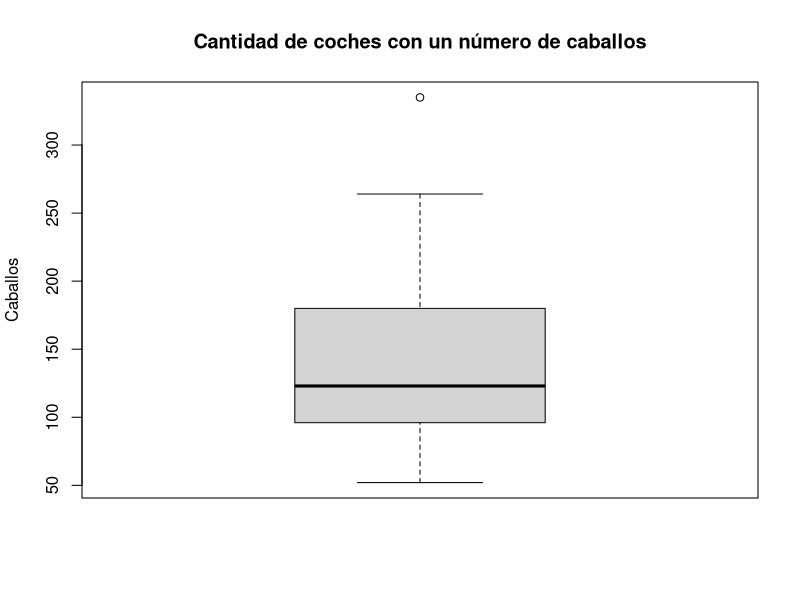

Write the R code that produced this figure. (Note: this script raises an error after producing the figure.)
#BOXPLOT 

boxplot(mtcars$hp,
        ylab="Caballos",
        main="Cantidad de coches con un número de caballos")
#Vemos que hay un outlier. Significa que hay un coche que tiene muchos caballos
#a diferencia de los demás coches
#Si nos vamos a la tabla y ordenamos los caballos 'hp' de menor a mayor, 
#vemos que hay un Maserati con 335 caballos.

#Libreria ggplot

ggplot(mtcars, aes(x=as.factor(cyl), y=hp, fill=cyl))+
  geom_boxplot(alpha=0.6)+   #alpha para cambiar el color de las cajas
  labs(x="cilindros", y="caballos",
       title= "Caballos en los coches")+
  theme(legend.position = "none")+
  theme(panel.background = element_blank(),
        panel.grid.major = element_blank(),
        panel.grid.minor = element_blank())
#Solo nos sale un boxplot porque necesitamos una variable categórica/etiqueta
#Cuando las cajas son más alargadas significa que los datos están más desviado,
#más lejos de le media

ggplot(mtcars, aes(x=am, y=mpg, fill=am))+
  geom_boxplot()+
  labs(x='Tipo de caja', y='Millas por galón',
       title="Millas según el tipo de cajas")+
  theme(legend.position = "none")+
  theme(panel.background = element_blank(),
        panel.grid.major = element_blank(),
        panel.grid.minor = element_blank())
#'am' tiene TRUE y FALSE por lo que no es bueno representarlo. Así que lo cambiaremos

#rm(mtcars) # eliminar el objeto
mtcars$am = factor(mtcars$am , levels = c(1,0),labels = c("Manual","Automatico"))
ggplot(mtcars, aes(x=am, y=mpg, fill=am))+
  geom_boxplot()+
  labs(x='Tipo de caja', y='Millas por galón',
       title="Millas según el tipo de cajas")+
  theme(legend.position = "none")+
  theme(panel.background = element_blank(),
        panel.grid.major = element_blank(),
        panel.grid.minor = element_blank())


#BOXPLOT ORANGE

#Grupos de paises por encima o por debajo del promedio del Pip per Cápita

economy = mean(orange$GDP.PC)
economy

#Libreria dplyr
orange = orange %>%  #Vamos a 'pasarlo' a /'cambiarlo' a...va a mutar, creamos una nueva variable
  mutate(economia_fuerte = ifelse(GDP.PC < economy, #Si el PIP es menor a la media(economy) entonces (la primera frase), sino (la segunda frase)
                                  "Por debajo del promedio pip",
                                  "Por encima del pip"))

ggplot(orange, aes(x=economia_fuerte, y=Creat.Ind...GDP,
                   fill= economia_fuerte))+
  geom_boxplot(alpha=0.4)+
  labs(x='Tipo de país', y= 'Aporte economia naranja al pib',
       title= 'Aporte economía naranaja en piub paisesn latam con alto
       y bajo pib')+
  theme(legend.position = "none")+
  theme(panel.background = element_blank(),
        panel.grid.major = element_blank(),
        panel.grid.minor = element_blank())


ggplot(orange, aes(x=economia_fuerte, y=Internet.penetration...population,
                   fill= economia_fuerte))+
  geom_boxplot(alpha=0.4)+
  labs(x='Tipo de país', y= 'Aporte economia naranja al pib',
       title= 'Penetración de internet(%) paises latam con alto
       y bajo pib')+
  theme(legend.position = "none")+
  theme(panel.background = element_blank(),
        panel.grid.major = element_blank(),
        panel.grid.minor = element_blank())
